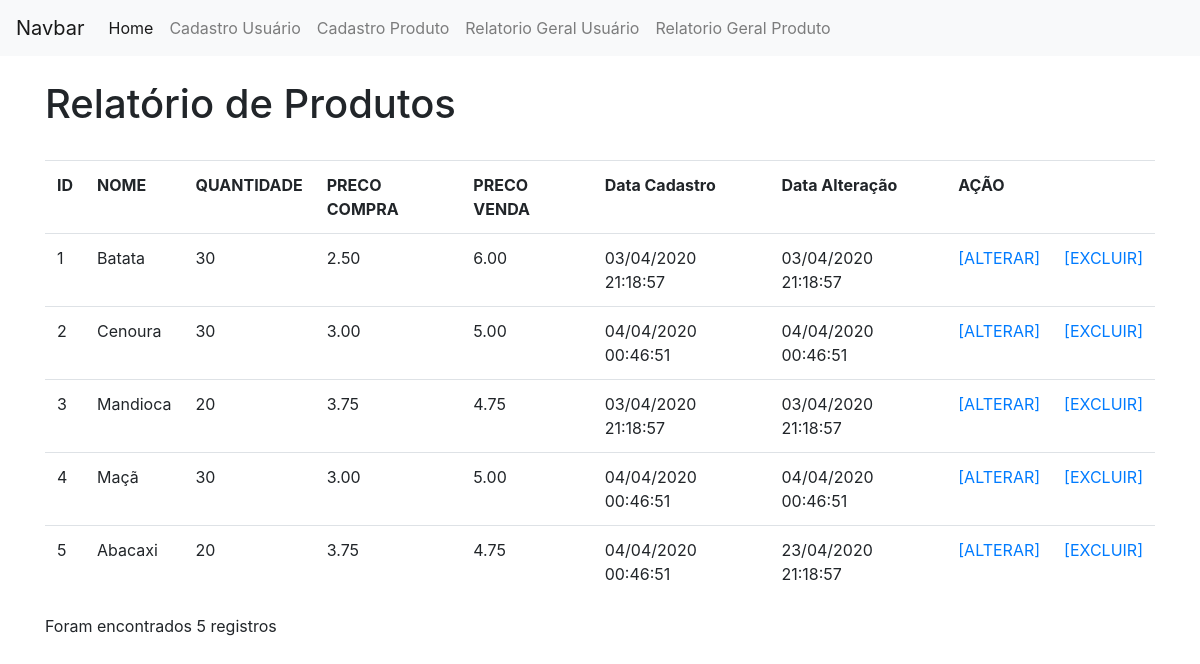
Page /view/relatorioTelaProduto.php on the committed database.
### tables this page shows
CREATE TABLE IF NOT EXISTS  `produto` (
  `id` int(11) NOT NULL,
  `nomeProduto` varchar(150) NOT NULL,
  `qtd` int(11) NOT NULL,
  `precoCompra` decimal(10,2) NOT NULL,
  `precoVenda` decimal(10,2) NOT NULL,
  `dataCadastro` datetime NOT NULL,
  `dataAlteracao` timestamp NOT NULL DEFAULT CURRENT_TIMESTAMP ON UPDATE CURRENT_TIMESTAMP,
  `ativo` tinyint(4) NOT NULL
);

### model/Produto.php (called while the page is built, shortened)
<?php
class Produto
{
  private $conexao;
  function __construct()
  {
    include("Conexao.php");
    $conectar = new Conectar();
    $this->conexao = $conectar->conectar();
  }
  public function getConexao() {
    return $this->conexao;
  }
  public function relatorioSimples() {
    if ($this->getConexao()) {
      $query = "SELECT * FROM produto";
      $busca = $this->conexao->query($query);
      $retornoBanco = array();
      while ($linha = $busca->fetch_array()) {
        $retornoBanco[] = $linha;
      }
      return $retornoBanco;
    } else {
      echo "Erro";
    }
  }
}

### model/Conexao.php (called while the page is built)
<?php
class Conectar
{
  private $host, $usuario, $senha, $database;
  private $conectar;
  function __construct(){
    $this->host = "localhost";
    $this->usuario = "root";
    $this->senha = "";
    $this->database = "unifamma";
  }
  public function conectar(){
    $this->conectar = new Mysqli($this->host,
                          $this->usuario,
                          $this->senha,
                          $this->database);
    return $this->getConectar();
  }
  public function getConectar(){
    return $this->conectar;
  }
}

### controller/relatorioProduto.php (called while the page is built)
<?php
  include ("../model/Produto.php");
  $objRelatorio = new Produto();
  if ($tipo=="produto"){
    $retorno = $objRelatorio->relatorioSimples();
    return $retorno;
  }elseif ($tipo=="unico") {
    $retorno = $objRelatorio->relatorioUnico($id);
    return $retorno;
  }
?>

### view/relatorioTelaProduto.php (the view, shortened to what this page needs)
<!DOCTYPE html>
<html lang="pt-br" dir="ltr">
  <head>
    <link rel="stylesheet" href="../bootstrap-4.1.3-dist/css/bootstrap.min.css">
  </head>
  <body>
    <nav class="navbar navbar-expand-lg navbar-light bg-light">
  <a class="navbar-brand" href="#">Navbar</a>
  <div class="collapse navbar-collapse" id="navbarNav">
    <ul class="navbar-nav">
      <li class="nav-item active">
        <a class="nav-link" href="../index.php">Home <span class="sr-only">(Página atual)</span></a>
      </li>
      <li class="nav-item">
          <a class="nav-link" href="formularioUsuario.php">Cadastro Usuário</a>
        </li>
        <li class="nav-item">
          <a class="nav-link" href="formularioProduto.php">Cadastro Produto</a>
        </li>
      <li class="nav-item">
        <a class="nav-link" href="relatorioTelaUsuario.php">Relatorio Geral Usuário</a>
      </li>
      <li class="nav-item">
        <a class="nav-link" href="relatorioTelaProduto.php">Relatorio Geral Produto</a>
      </li>
    </ul>
  </div>
</nav>
<div class="container">
  <div class="row">
    <div class="col">
    </div>
  </div>
  <div class="row">
    <div class="col">
      <h1>Relatório de Produtos</h1>
      <br>
    </div>
  </div>
  <div class="row">
    <div class="col">
      <div class="table-responsive">
         <table class="table">
           <th>ID</th>
           <th>NOME</th>
           <th>QUANTIDADE</th>
           <th>PRECO COMPRA</th>
           <th>PRECO VENDA</th>
           <th>Data Cadastro</th>
           <th>Data Alteração</th>
           <th colspan="2">AÇÃO</th>
           <?php
            $tipo = "produto";
            include("../controller/relatorioProduto.php");
            foreach ($retorno as $value) {
              $id = $value["id"];
              ?>
              <tr>
                <td><?=$value["id"];?></td>
                <td><?=$value["nomeProduto"];?></td>
                <td><?=$value["qtd"];?></td>
                <td><?=$value["precoCompra"];?></td>
                <td><?=$value["precoVenda"];?></td>
                <td>
                <?php
                  $dataCadastro = new DateTime($value["dataCadastro"]);
                  echo $dataCadastro->format("d/m/Y H:i:s") . ' ';
                ?>
                </td>
                <td>
                <?php
                  $dataAlteracao = new DateTime($value["dataAlteracao"]);
                  echo $dataAlteracao->format("d/m/Y H:i:s") . ' ';
                ?>
                </td>
                <td><?php echo "<a href=alterarProduto.php?id=$id>
                    [ALTERAR]
                  </a>";?>
                </td>
                <td><?php echo "<a href=../controller/excluirProduto.php?id=$id>
                    [EXCLUIR]
                  </a>";?>
                </td>
              </tr>
              <?php
            }
            ?>
         </table>
         <?php
            echo "Foram encontrados " . count($retorno) . " registros";
          ?>
        </div>
    </div>
  </div>
  </body>
  </html>

### rows in the picture
produto: id "1", nomeProduto "Batata", qtd "30", precoCompra "2.50", precoVenda "6.00", dataCadastro "03/04/2020 21:18:57", dataAlteracao "03/04/2020 21:18:57"
produto: id "2", nomeProduto "Cenoura", qtd "30", precoCompra "3.00", precoVenda "5.00", dataCadastro "04/04/2020 00:46:51", dataAlteracao "04/04/2020 00:46:51"
produto: id "3", nomeProduto "Mandioca", qtd "20", precoCompra "3.75", precoVenda "4.75", dataCadastro "03/04/2020 21:18:57", dataAlteracao "03/04/2020 21:18:57"
produto: id "4", nomeProduto "Maçã", qtd "30", precoCompra "3.00", precoVenda "5.00", dataCadastro "04/04/2020 00:46:51", dataAlteracao "04/04/2020 00:46:51"
produto: id "5", nomeProduto "Abacaxi", qtd "20", precoCompra "3.75", precoVenda "4.75", dataCadastro "04/04/2020 00:46:51", dataAlteracao "23/04/2020 21:18:57"

### other values in the picture
count($retorno) "5"
